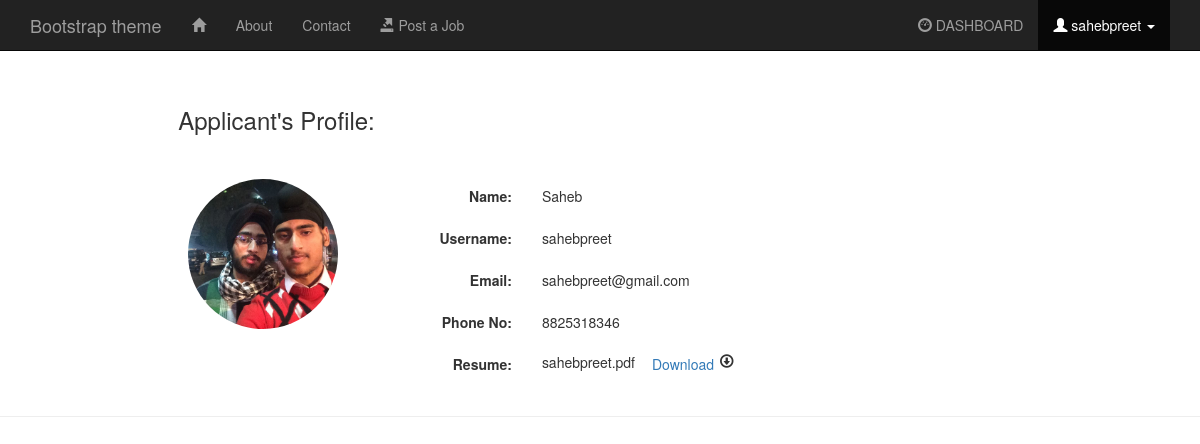
The app's page /view_users.php?applicant=sahebpreet (signed in) with its own data.
### tables this page shows
CREATE TABLE IF NOT EXISTS `users_info` (
  `info_id` int(10) NOT NULL AUTO_INCREMENT,
  `username` varchar(20) DEFAULT NULL,
  `profile_pic` varchar(50) DEFAULT NULL,
  `resume` varchar(50) DEFAULT NULL,
  `resname` varchar(20) DEFAULT NULL,
  PRIMARY KEY (`info_id`)
);

CREATE TABLE IF NOT EXISTS `users` (
  `id` int(10) NOT NULL AUTO_INCREMENT,
  `name` varchar(50) NOT NULL,
  `username` varchar(50) NOT NULL,
  `password` varchar(50) NOT NULL,
  `email` varchar(50) NOT NULL,
  `phone` varchar(10) NOT NULL,
  PRIMARY KEY (`id`)
);

### view_users.php (the view, shortened to what this page needs)
<?php
  $username=$_SESSION['username'];
  $applicant=$_GET['applicant'];
  $query="SELECT * FROM users WHERE username='$applicant'";
  $run=mysql_query($query);
  $row=mysql_fetch_array($run);
  $name=$row[1];
  $applicant=$row[2];
  $email=$row[4];
  $phone=$row[5];
  $query="SELECT * FROM users_info WHERE username='$applicant'";
  $run=mysql_query($query);
  $row=mysql_fetch_array($run);
  $location=$row[2];
  $path=$row[3];
  $resname=$row[4];
?>
<!DOCTYPE html>
<html>
<head>
  <link rel="stylesheet" type="text/css" href="bootstrap/css/bootstrap.min.css" />
  <link rel="stylesheet" type="text/css" href="font-awesome/css/font-awesome.min.css" />
</head>
<body>
<nav class="navbar navbar-inverse navbar-fixed-top">
      <div class="container">
        <div class="navbar-header">
          <a class="navbar-brand" href="#">Bootstrap theme</a>
        </div>
        <div id="navbar" class="navbar-collapse collapse">
          <ul class="nav navbar-nav">
            <li><a href="#"><span class="glyphicon glyphicon-home"></span></a></li>
            <li><a href="#about">About</a></li>
            <li><a href="#contact">Contact</a></li>
            <li><a href="postjob.php"><span class="glyphicon glyphicon-export"></span> Post a Job</a></li>
          </ul>
    <ul class="nav navbar-nav pull-right">
      <li><a href="jobposted.php"><span class="glyphicon glyphicon-dashboard"></span> DASHBOARD</a></li>
      <li class="dropdown active">
        <a href="#" class="dropdown-toggle" data-toggle="dropdown" role="button" aria-expanded="false">
          <span class="glyphicon glyphicon-user"></span> <?php echo $username; ?> <span class="caret"></span>
        </a>
      </li>
    </ul>
        </div>
      </div>
    </nav>
 <div class="container" style="margin-top: 10%;">
  <h3 style="margin-left: 13%; margin-top:-3%; margin-bottom: 4%;">Applicant's Profile:</h3>
	<div class="row">
      <div class="col-md-3">
        <div class="text-center" style="margin-right: 80%">
          <div class="avatar img-circle" alt="avatar">
	    	<?php echo "<img src='$location' class='avatar img-circle' alt='avatar' style='width:150px; height=180px; margin-left: 300%' />";?>
          </div>
        </div>
      </div>
      <div class="col-md-9 personal-info">
        <form class="form-horizontal" role="form" action="view_users.php" method="POST" enctype="multipart/form-data">
          <div class="form-group">
            <label class="col-lg-3 control-label">Name:</label>
            <div class="col-lg-8" style="margin-top: 7px;"><?php echo $name; ?></div>
          </div>
          <div class="form-group">
            <label class="col-md-3 control-label">Username:</label>
            <div class="col-md-8" style="margin-top: 7px;"><?php echo $applicant; ?></div>
          </div>
          <div class="form-group">
            <label class="col-lg-3 control-label">Email:</label>
            <div class="col-lg-8" style="margin-top: 7px;"><?php echo $email; ?></div>
          </div>
          <div class="form-group">
            <label class="col-lg-3 control-label">Phone No:</label>
            <div class="col-lg-8" style="margin-top: 7px;"><?php echo $phone; ?></div>
          </div>
          <div class="form-group">
            <label class="col-lg-3 control-label">Resume:</label>
            <div class="col-lg-8">
            	<?php echo $resname; ?>
			  	<div class="btn btn-link" /><a target = '_blank' href="<?php echo $path; ?>">Download</a></div>
			  	<span class="glyphicon glyphicon-download" style="margin-left: -2%; margin-top: 1%;"></span>
            </div>
          </div>
      </div>
  </div>
<hr>
</body>
</html>

### records on screen
users_info: profile_pic (picture), resname "sahebpreet.pdf"
users: name "Saheb", username "sahebpreet", email "sahebpreet@gmail.com", phone "8825318346"

### other values on screen
$username "sahebpreet"
